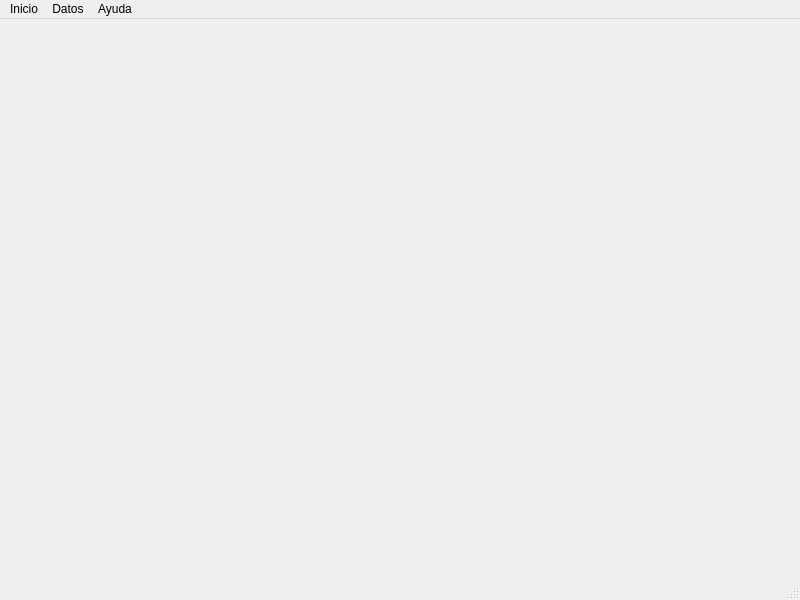
<?xml version="1.0" encoding="UTF-8"?>
<ui version="4.0">
 <class>MainWindow</class>
 <widget class="QMainWindow" name="MainWindow">
  <property name="geometry">
   <rect>
    <x>0</x>
    <y>0</y>
    <width>800</width>
    <height>600</height>
   </rect>
  </property>
  <property name="windowTitle">
   <string>Tipon Python</string>
  </property>
  <widget class="QWidget" name="centralwidget"/>
  <widget class="QMenuBar" name="menubar">
   <property name="geometry">
    <rect>
     <x>0</x>
     <y>0</y>
     <width>800</width>
     <height>21</height>
    </rect>
   </property>
   <widget class="QMenu" name="menuInicio">
    <property name="title">
     <string>Inicio</string>
    </property>
    <addaction name="actionNuevo_Proyecto"/>
    <addaction name="actionCerrar"/>
    <addaction name="actionSalir"/>
   </widget>
   <widget class="QMenu" name="menuAyuda">
    <property name="title">
     <string>Ayuda</string>
    </property>
    <addaction name="actionAcerca_de"/>
   </widget>
   <widget class="QMenu" name="menuDatos">
    <property name="title">
     <string>Datos</string>
    </property>
    <widget class="QMenu" name="menuCaudal_de_bombeo">
     <property name="title">
      <string>Caudal de bombeo</string>
     </property>
     <addaction name="actionIngresar"/>
     <addaction name="actionImportar"/>
    </widget>
    <addaction name="menuCaudal_de_bombeo"/>
    <addaction name="actionObservaciones"/>
   </widget>
   <addaction name="menuInicio"/>
   <addaction name="menuDatos"/>
   <addaction name="menuAyuda"/>
  </widget>
  <widget class="QStatusBar" name="statusbar"/>
  <action name="actionNuevo_Proyecto">
   <property name="text">
    <string>Nuevo Proyecto</string>
   </property>
  </action>
  <action name="actionAcerca_de">
   <property name="text">
    <string>Acerca de..</string>
   </property>
  </action>
  <action name="actionCerrar">
   <property name="text">
    <string>Cerrar</string>
   </property>
  </action>
  <action name="actionSalir">
   <property name="text">
    <string>Salir</string>
   </property>
  </action>
  <action name="actionObservaciones">
   <property name="text">
    <string>Observaciones</string>
   </property>
  </action>
  <action name="actionImportar">
   <property name="text">
    <string>Importar</string>
   </property>
  </action>
  <action name="actionIngresar">
   <property name="text">
    <string>Ingresar</string>
   </property>
  </action>
 </widget>
 <resources/>
 <connections>
  <connection>
   <sender>actionSalir</sender>
   <signal>activated()</signal>
   <receiver>MainWindow</receiver>
   <slot>close()</slot>
   <hints>
    <hint type="sourcelabel">
     <x>-1</x>
     <y>-1</y>
    </hint>
    <hint type="destinationlabel">
     <x>399</x>
     <y>299</y>
    </hint>
   </hints>
  </connection>
 </connections>
</ui>
